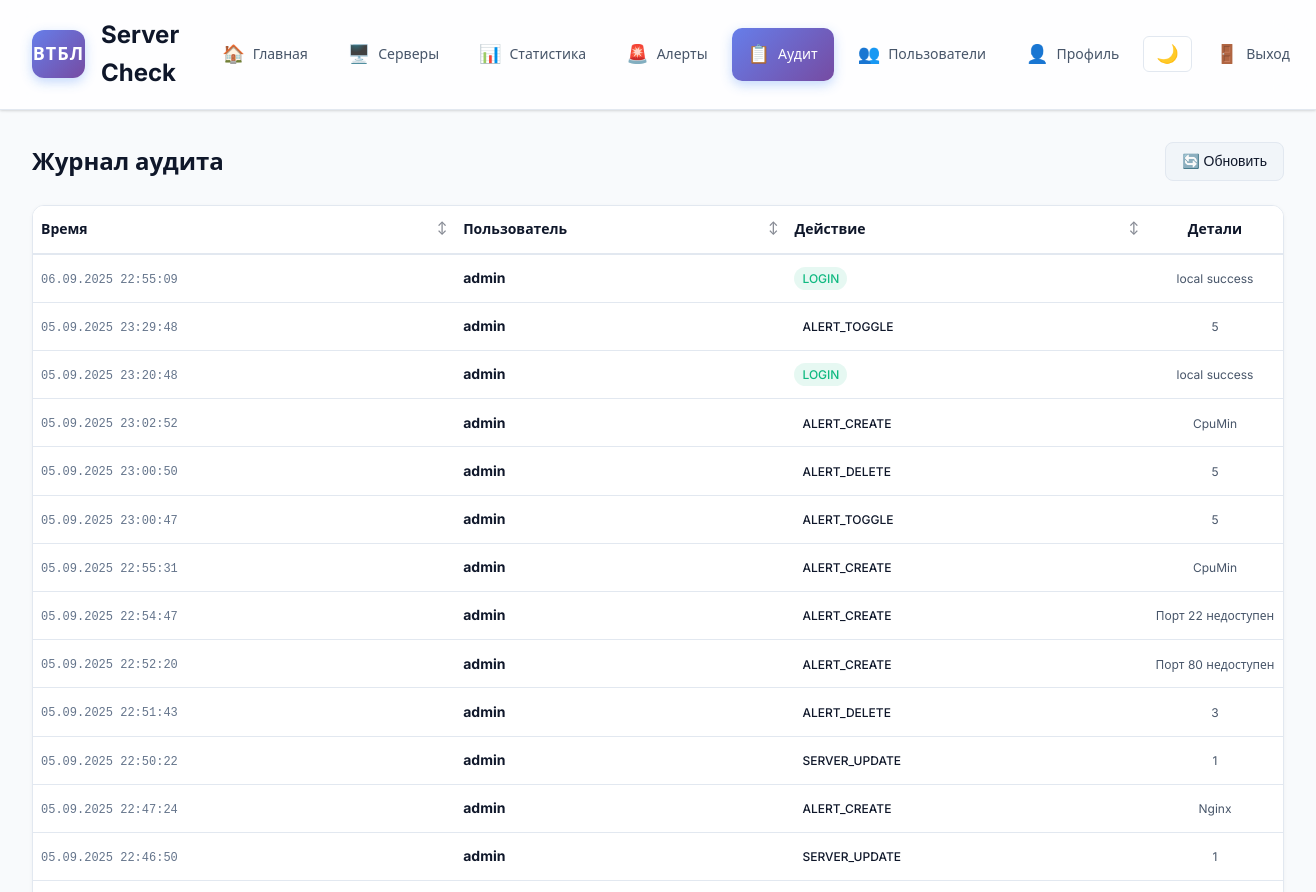
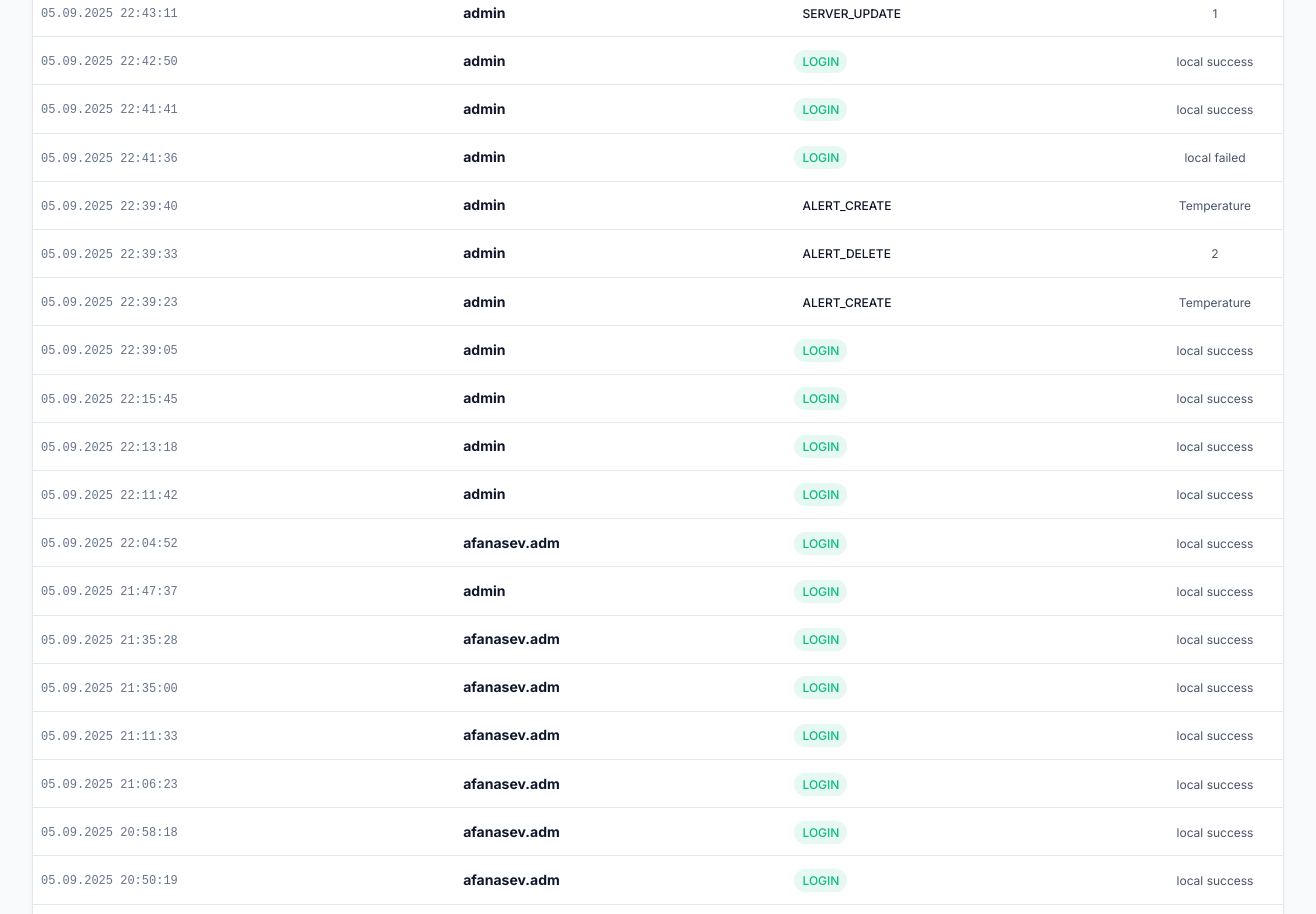
/audit (signed in, upper part), run on an earlier commit of the app's database (2 pictures, top to bottom).
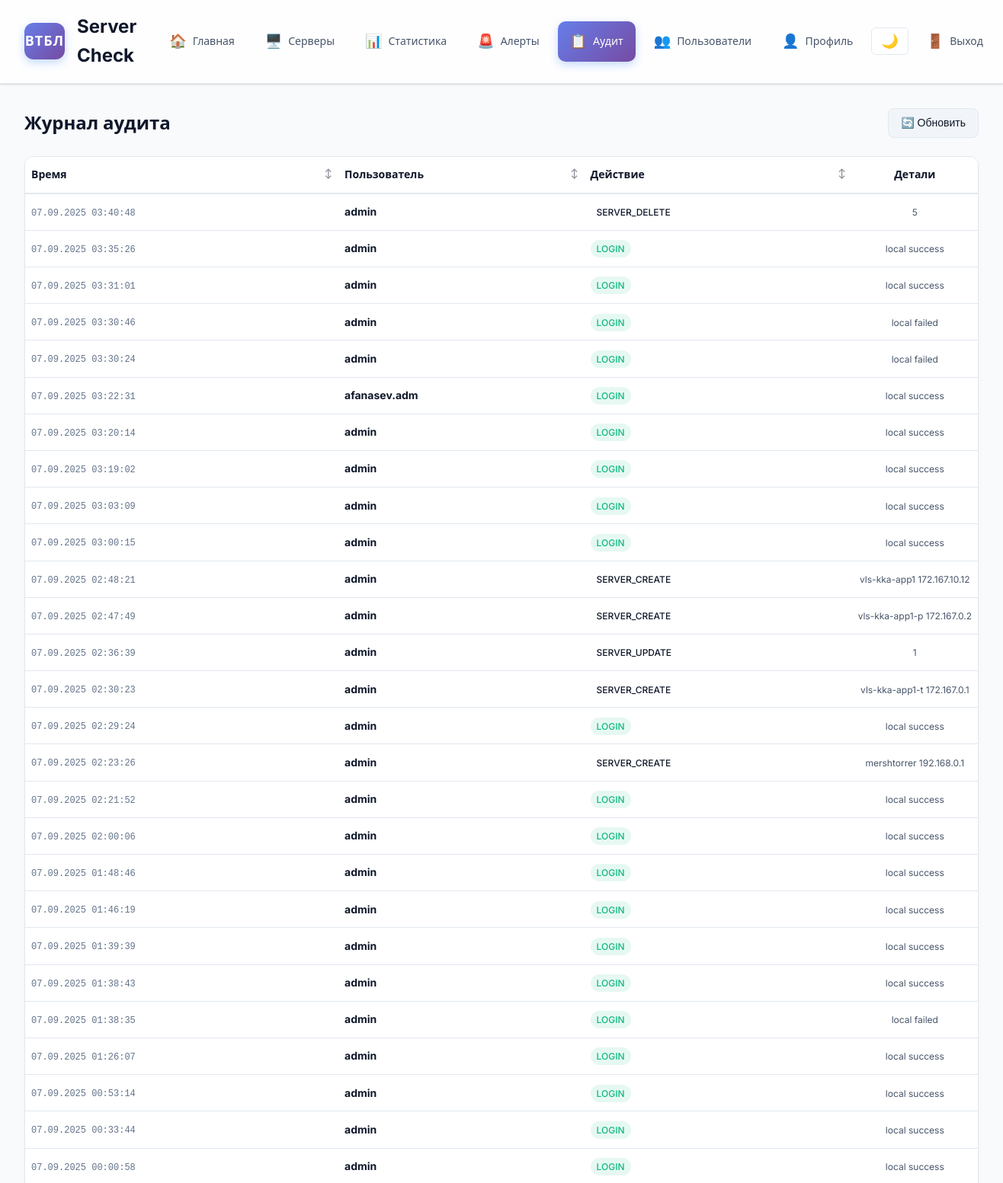
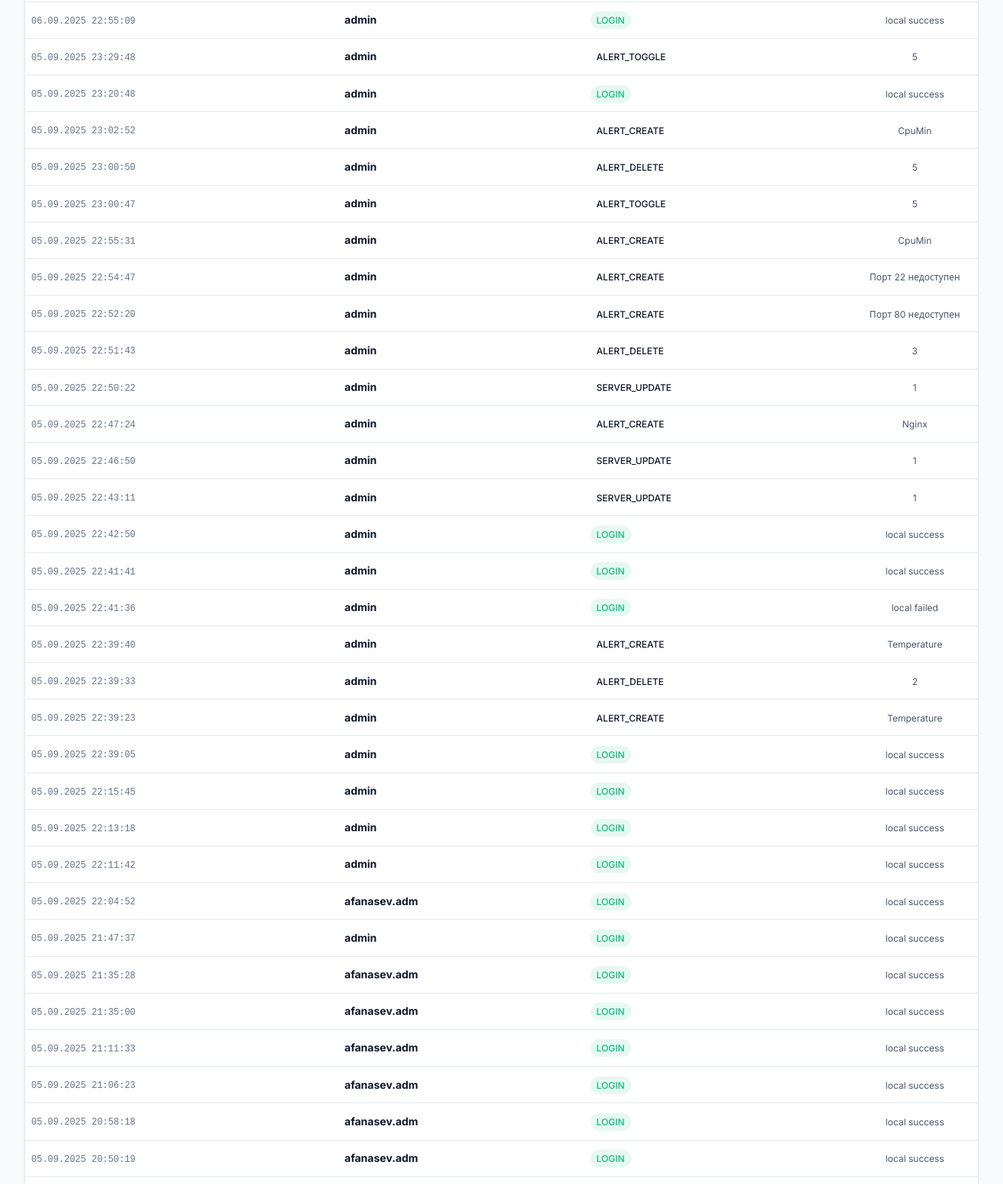
And on a later commit of the database (2 pictures, top to bottom).
### app/models.py (models this page shows)
class AuditLog(Base):
    __tablename__ = "audit_logs"
    id = Column(Integer, primary_key=True)
    timestamp = Column(DateTime, default=datetime.utcnow, index=True)
    username = Column(String(100), nullable=True)
    action = Column(String(100), nullable=False)
    details = Column(String(1000), nullable=True)

### app/routers.py (the view)
@router.get("/audit")
async def audit_page(request: Request, db: AsyncSession = Depends(get_db)):
    if not request.user.is_authenticated:
        return RedirectResponse(url="/login", status_code=HTTP_302_FOUND)
    if request.session.get("role") not in {UserRole.admin.value}:
        raise HTTPException(status_code=403, detail="Admins only")
    logs = (await db.execute(select(AuditLog).order_by(AuditLog.timestamp.desc()).limit(200))).scalars().all()
    return request.app.state.templates.TemplateResponse("audit.html", {"request": request, "logs": logs, "format_moscow_time": format_moscow_time})

### templates/audit.html (shortened to what this page needs)
{% extends "base.html" %}
{% block content %}
  <div class="page-header">
    <h1>Журнал аудита</h1>
    <div class="page-actions">
      <button class="btn btn-secondary" onclick="location.reload()">🔄 Обновить</button>
    </div>
  </div>
  <div class="table-container">
    <table class="servers-table">
      <thead>
        <tr>
          <th class="sortable" data-sort="timestamp">Время</th>
          <th class="sortable" data-sort="username">Пользователь</th>
          <th class="sortable" data-sort="action">Действие</th>
          <th>Детали</th>
        </tr>
      </thead>
      <tbody>
        {% for l in logs %}
        <tr>
          <td>
            <span class="timestamp">{{ format_moscow_time(l.timestamp) }}</span>
          </td>
          <td>
            <strong>{{ l.username or '—' }}</strong>
          </td>
          <td>
            <span class="action-badge action-{{ l.action.lower().replace(' ', '-') }}">
              {{ l.action }}
            </span>
          </td>
          <td>
            <span class="details">{{ l.details or '—' }}</span>
          </td>
        </tr>
        {% endfor %}
      </tbody>
    </table>
  </div>
{% endblock %}

### templates/base.html (shortened to what this page needs)
<!doctype html>
<html>
<head>
  <link rel="stylesheet" href="/static/style.css" />
</head>
<body>
  <header class="app-header">
    <div class="brand">
      <div class="logo">ВТБЛ</div>
      <div class="brand-name">Server Check</div>
    </div>
    <nav class="nav">
      <a href="/" class="nav-link">
        <span class="nav-icon">🏠</span>
        <span class="nav-text">Главная</span>
      </a>
      <a href="/servers" class="nav-link">
        <span class="nav-icon">🖥️</span>
        <span class="nav-text">Серверы</span>
      </a>
      <a href="/statistics" class="nav-link">
        <span class="nav-icon">📊</span>
        <span class="nav-text">Статистика</span>
      </a>
      <a href="/alerts" class="nav-link">
        <span class="nav-icon">🚨</span>
        <span class="nav-text">Алерты</span>
      </a>
      <a href="/audit" class="nav-link">
        <span class="nav-icon">📋</span>
        <span class="nav-text">Аудит</span>
      </a>
      <a href="/users" class="nav-link">
        <span class="nav-icon">👥</span>
        <span class="nav-text">Пользователи</span>
      </a>
      <a href="/profile" class="nav-link">
        <span class="nav-icon">👤</span>
        <span class="nav-text">Профиль</span>
      </a>
      <button class="theme-toggle" onclick="toggleTheme()" title="Переключить тему">
      </button>
      <a href="/logout" class="nav-link logout">
        <span class="nav-icon">🚪</span>
        <span class="nav-text">Выход</span>
      </a>
    </nav>
  </header>
  <main class="container">
    {% block content %}{% endblock %}
  </main>
</body>
</html>

What changed in the data, as far as the page shows it:
added AuditLog: timestamp "07.09.2025 03:40:48", username "admin", action "SERVER_DELETE", details "5"
added AuditLog: timestamp "07.09.2025 03:35:26", username "admin", action "LOGIN", details "local success"
added AuditLog: timestamp "07.09.2025 03:31:01", username "admin", action "LOGIN", details "local success"
added AuditLog: timestamp "07.09.2025 03:30:46", username "admin", action "LOGIN", details "local failed"
added AuditLog: timestamp "07.09.2025 03:30:24", username "admin", action "LOGIN", details "local failed"
added AuditLog: timestamp "07.09.2025 03:22:31", username "afanasev.adm", action "LOGIN", details "local success"
added AuditLog: timestamp "07.09.2025 03:20:14", username "admin", action "LOGIN", details "local success"
added AuditLog: timestamp "07.09.2025 03:19:02", username "admin", action "LOGIN", details "local success"
added AuditLog: timestamp "07.09.2025 03:03:09", username "admin", action "LOGIN", details "local success"
added AuditLog: timestamp "07.09.2025 03:00:15", username "admin", action "LOGIN", details "local success"
added AuditLog: timestamp "07.09.2025 02:48:21", username "admin", action "SERVER_CREATE", details "vls-kka-app1 172.167.10.12"
added AuditLog: timestamp "07.09.2025 02:47:49", username "admin", action "SERVER_CREATE", details "vls-kka-app1-p 172.167.0.2"
added AuditLog: timestamp "07.09.2025 02:36:39", username "admin", action "SERVER_UPDATE", details "1"
added AuditLog: timestamp "07.09.2025 02:30:23", username "admin", action "SERVER_CREATE", details "vls-kka-app1-t 172.167.0.1"
added AuditLog: timestamp "07.09.2025 02:29:24", username "admin", action "LOGIN", details "local success"
added AuditLog: timestamp "07.09.2025 02:23:26", username "admin", action "SERVER_CREATE", details "mershtorrer 192.168.0.1"
added AuditLog: timestamp "07.09.2025 02:21:52", username "admin", action "LOGIN", details "local success"
added AuditLog: timestamp "07.09.2025 02:00:06", username "admin", action "LOGIN", details "local success"
added AuditLog: timestamp "07.09.2025 01:48:46", username "admin", action "LOGIN", details "local success"
added AuditLog: timestamp "07.09.2025 01:46:19", username "admin", action "LOGIN", details "local success"
added AuditLog: timestamp "07.09.2025 01:39:39", username "admin", action "LOGIN", details "local success"
added AuditLog: timestamp "07.09.2025 01:38:43", username "admin", action "LOGIN", details "local success"
added AuditLog: timestamp "07.09.2025 01:38:35", username "admin", action "LOGIN", details "local failed"
added AuditLog: timestamp "07.09.2025 01:26:07", username "admin", action "LOGIN", details "local success"
added AuditLog: timestamp "07.09.2025 00:53:14", username "admin", action "LOGIN", details "local success"
added AuditLog: timestamp "07.09.2025 00:33:44", username "admin", action "LOGIN", details "local success"
added AuditLog: timestamp "07.09.2025 00:00:58", username "admin", action "LOGIN", details "local success"
